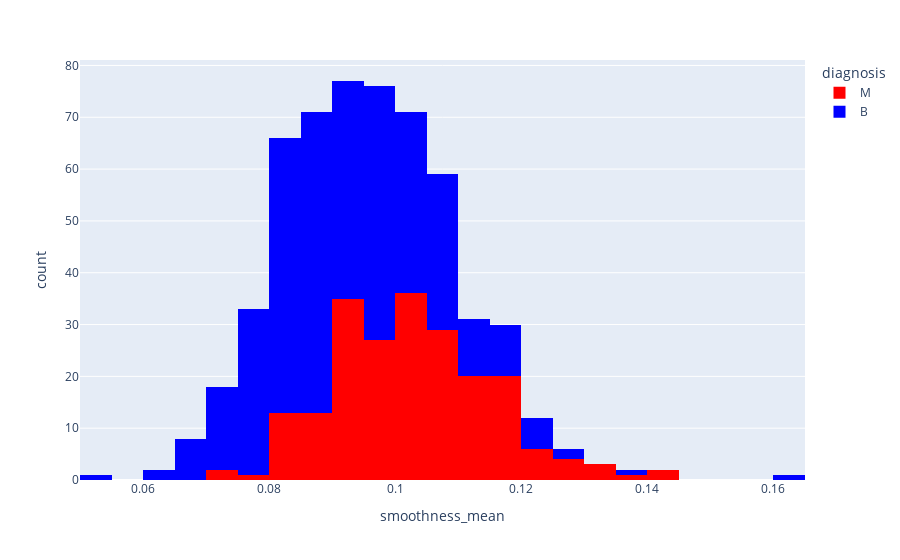

Notebook code for this chart:
### Code cell
px.histogram(
    data_frame=df,
    x=df.smoothness_mean,
    color=df.diagnosis, 
    color_discrete_sequence=['red', 'blue']
)

### Figure 1 — Plotly figure (JSON) as saved in the notebook; plotly's stock layout.template omitted (floating-point values rounded to 4 significant figures; data arrays with more than 128 entries replaced by an {"elided": "..."} marker saying what was removed)
{"data": [{"alignmentgroup": "True", "bingroup": "x", "hovertemplate": "diagnosis=M<br>smoothness_mean=%{x}<br>count=%{y}<extra></extra>", "legendgroup": "M", "marker": {"color": "red", "pattern": {"shape": ""}}, "name": "M", "offsetgroup": "M", "orientation": "v", "showlegend": true, "type": "histogram", "x": {"elided": "212 float values"}, "xaxis": "x", "yaxis": "y"}, {"alignmentgroup": "True", "bingroup": "x", "hovertemplate": "diagnosis=B<br>smoothness_mean=%{x}<br>count=%{y}<extra></extra>", "legendgroup": "B", "marker": {"color": "blue", "pattern": {"shape": ""}}, "name": "B", "offsetgroup": "B", "orientation": "v", "showlegend": true, "type": "histogram", "x": {"elided": "357 float values"}, "xaxis": "x", "yaxis": "y"}], "layout": {"barmode": "relative", "legend": {"title": {"text": "diagnosis"}, "tracegroupgap": 0}, "margin": {"t": 60}, "xaxis": {"anchor": "y", "domain": [0, 1], "title": {"text": "smoothness_mean"}}, "yaxis": {"anchor": "x", "domain": [0, 1], "title": {"text": "count"}}}}
